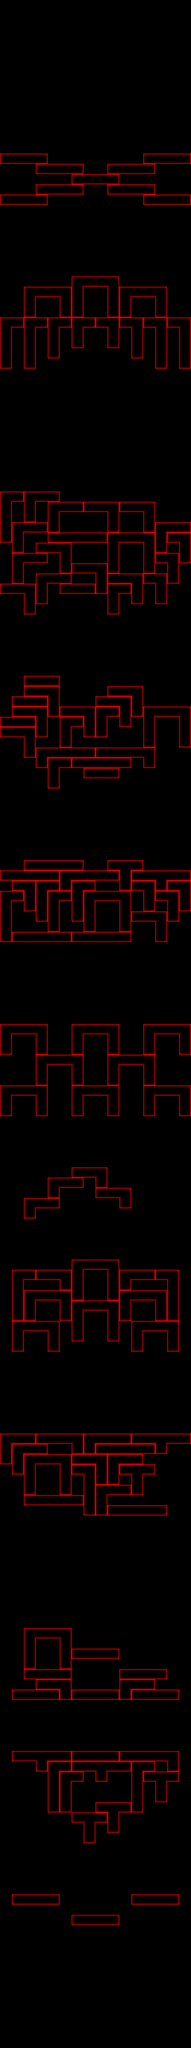

Rendered tile map (Tiled .tmx) drawn with the repository's tilesets; below, a short description and the full map source, tile grids included:
An orthogonal 16x200 tile map with 28x24 px tiles, 1 tile layer (Tile Layer 1).

<map version="1.0" orientation="orthogonal" width="16" height="200" tilewidth="28" tileheight="24">
 <properties>
  <property name="background" value="back.bmp" />
  <property name="speed" value="0.6" />
 </properties>
 <tileset firstgid="1" name="tileset_rs" tilewidth="28" tileheight="24" spacing="1" margin="1">
  <image source="tileset_rs.bmp" trans="ff0080" width="407" height="76" />
 </tileset>
 <layer name="Tile Layer 1" width="16" height="200">
  <data encoding="csv">
0,0,0,0,0,0,0,0,0,0,0,0,0,0,0,0,
0,0,0,0,0,0,0,0,0,0,0,0,0,0,0,0,
0,0,0,0,0,0,0,0,0,0,0,0,0,0,0,0,
0,0,0,0,0,0,0,0,0,0,0,0,0,0,0,0,
0,0,0,0,0,0,0,0,0,0,0,0,0,0,0,0,
0,0,0,0,0,0,0,0,0,0,0,0,0,0,0,0,
0,0,0,0,0,0,0,0,0,0,0,0,0,0,0,0,
0,0,0,0,0,0,0,0,0,0,0,0,0,0,0,0,
0,0,0,0,0,0,0,0,0,0,0,0,0,0,0,0,
0,0,0,0,0,0,0,0,0,0,0,0,0,0,0,0,
0,0,0,0,0,0,0,0,0,0,0,0,0,0,0,0,
0,0,0,0,0,0,0,0,0,0,0,0,0,0,0,0,
0,0,0,0,0,0,0,0,0,0,0,0,0,0,0,0,
0,0,0,0,0,0,0,0,0,0,0,0,0,0,0,0,
0,0,0,0,0,0,0,0,0,0,0,0,0,0,0,0,
27,33,33,28,0,0,0,0,0,0,0,0,27,33,33,28,
0,0,0,27,33,33,28,0,0,27,33,33,28,0,0,0,
0,0,0,0,0,0,27,33,33,28,0,0,0,0,0,0,
0,0,0,27,33,33,28,0,0,27,33,33,28,0,0,0,
27,33,33,28,0,0,0,0,0,0,0,0,27,33,33,28,
0,0,0,0,0,0,0,0,0,0,0,0,0,0,0,0,
0,0,0,0,0,0,0,0,0,0,0,0,0,0,0,0,
0,0,0,0,0,0,0,0,0,0,0,0,0,0,0,0,
0,0,0,0,0,0,0,0,0,0,0,0,0,0,0,0,
0,0,0,0,0,0,0,0,0,0,0,0,0,0,0,0,
0,0,0,0,0,0,0,0,0,0,0,0,0,0,0,0,
0,0,0,0,0,0,0,0,0,0,0,0,0,0,0,0,
0,0,0,0,0,0,4,33,33,5,0,0,0,0,0,0,
0,0,4,33,33,5,32,0,0,32,4,33,33,5,0,0,
0,0,32,0,0,32,32,0,0,32,32,0,0,32,0,0,
0,0,14,0,0,14,14,0,0,14,14,0,0,14,0,0,
4,28,4,28,4,28,4,28,27,5,27,5,27,5,27,5,
32,0,32,0,32,0,32,0,0,32,0,32,0,32,0,32,
32,0,32,0,32,0,14,0,0,14,0,32,0,32,0,32,
32,0,32,0,14,0,0,0,0,0,0,14,0,32,0,32,
14,0,14,0,0,0,0,0,0,0,0,0,0,14,0,14,
0,0,0,0,0,0,0,0,0,0,0,0,0,0,0,0,
0,0,0,0,0,0,0,0,0,0,0,0,0,0,0,0,
0,0,0,0,0,0,0,0,0,0,0,0,0,0,0,0,
0,0,0,0,0,0,0,0,0,0,0,0,0,0,0,0,
0,0,0,0,0,0,0,0,0,0,0,0,0,0,0,0,
0,0,0,0,0,0,0,0,0,0,0,0,0,0,0,0,
0,0,0,0,0,0,0,0,0,0,0,0,0,0,0,0,
0,0,0,0,0,0,0,0,0,0,0,0,0,0,0,0,
0,0,0,0,0,0,0,0,0,0,0,0,0,0,0,0,
0,0,0,0,0,0,0,0,0,0,0,0,0,0,0,0,
0,0,0,0,0,0,0,0,0,0,0,0,0,0,0,0,
0,0,0,0,0,0,0,0,0,0,0,0,0,0,0,0,
4,28,4,33,28,0,0,0,0,0,0,0,0,0,0,0,
32,0,32,0,4,33,28,27,33,5,27,33,5,0,0,0,
32,0,14,0,32,0,0,0,0,32,0,0,32,0,0,0,
32,4,33,28,14,0,0,0,0,14,0,0,14,4,33,28,
14,32,0,0,27,33,33,33,28,4,33,33,5,32,27,5,
0,14,0,27,33,5,0,0,0,32,0,0,32,14,0,32,
0,4,33,28,0,32,0,0,0,32,0,0,32,27,5,14,
0,32,0,0,0,14,27,33,5,14,0,0,14,0,32,0,
0,14,0,4,33,28,0,0,32,27,33,5,27,5,14,0,
27,33,5,32,0,27,33,28,14,4,28,32,0,32,0,0,
0,0,32,14,0,0,0,0,0,32,0,14,0,14,0,0,
0,0,14,0,0,0,0,0,0,14,0,0,0,0,0,0,
0,0,0,0,0,0,0,0,0,0,0,0,0,0,0,0,
0,0,0,0,0,0,0,0,0,0,0,0,0,0,0,0,
0,0,0,0,0,0,0,0,0,0,0,0,0,0,0,0,
0,0,0,0,0,0,0,0,0,0,0,0,0,0,0,0,
0,0,0,0,0,0,0,0,0,0,0,0,0,0,0,0,
0,0,0,0,0,0,0,0,0,0,0,0,0,0,0,0,
0,0,27,33,28,0,0,0,0,0,0,0,0,0,0,0,
0,0,27,33,5,0,0,0,0,27,33,5,0,0,0,0,
0,27,33,28,32,0,0,0,27,33,5,32,0,0,0,0,
0,27,33,5,14,27,33,5,4,28,32,14,4,33,33,5,
27,33,28,32,0,4,28,32,32,0,14,0,32,0,0,32,
27,33,5,14,0,32,0,14,14,0,0,0,32,0,0,32,
0,0,32,0,0,14,0,0,0,0,0,0,14,0,0,14,
0,0,14,4,33,33,33,28,27,33,33,33,5,0,0,0,
0,0,0,14,4,28,27,33,33,33,28,0,14,0,0,0,
0,0,0,0,32,0,0,27,33,28,0,0,0,0,0,0,
0,0,0,0,14,0,0,0,0,0,0,0,0,0,0,0,
0,0,0,0,0,0,0,0,0,0,0,0,0,0,0,0,
0,0,0,0,0,0,0,0,0,0,0,0,0,0,0,0,
0,0,0,0,0,0,0,0,0,0,0,0,0,0,0,0,
0,0,0,0,0,0,0,0,0,0,0,0,0,0,0,0,
0,0,0,0,0,0,0,0,0,0,0,0,0,0,0,0,
0,0,0,0,0,0,0,0,0,0,0,0,0,0,0,0,
0,0,0,0,0,0,0,0,0,0,0,0,0,0,0,0,
0,0,27,33,33,33,28,0,0,27,9,28,0,0,0,0,
27,33,33,33,28,4,33,33,33,28,32,27,33,9,33,28,
0,27,5,4,28,14,4,28,0,0,14,27,5,14,27,5,
4,28,32,32,4,28,32,4,33,33,5,0,32,27,5,32,
32,0,14,32,32,0,32,32,0,0,32,0,14,0,32,14,
32,0,0,14,32,0,14,32,0,0,32,27,33,5,14,0,
32,0,0,0,14,0,0,14,0,0,14,0,0,32,0,0,
14,27,33,33,33,28,27,33,33,33,28,0,0,14,0,0,
0,0,0,0,0,0,0,0,0,0,0,0,0,0,0,0,
0,0,0,0,0,0,0,0,0,0,0,0,0,0,0,0,
0,0,0,0,0,0,0,0,0,0,0,0,0,0,0,0,
0,0,0,0,0,0,0,0,0,0,0,0,0,0,0,0,
0,0,0,0,0,0,0,0,0,0,0,0,0,0,0,0,
0,0,0,0,0,0,0,0,0,0,0,0,0,0,0,0,
0,0,0,0,0,0,0,0,0,0,0,0,0,0,0,0,
0,0,0,0,0,0,0,0,0,0,0,0,0,0,0,0,
4,33,33,5,0,0,4,33,33,5,0,0,4,33,33,5,
32,0,0,32,0,0,32,0,0,32,0,0,32,0,0,32,
14,0,0,14,0,0,14,0,0,14,0,0,14,0,0,14,
0,0,0,4,33,33,5,0,0,4,33,33,5,0,0,0,
0,0,0,32,0,0,32,0,0,32,0,0,32,0,0,0,
0,0,0,14,0,0,14,0,0,14,0,0,14,0,0,0,
4,33,33,5,0,0,4,33,33,5,0,0,4,33,33,5,
32,0,0,32,0,0,32,0,0,32,0,0,32,0,0,32,
14,0,0,14,0,0,14,0,0,14,0,0,14,0,0,14,
0,0,0,0,0,0,0,0,0,0,0,0,0,0,0,0,
0,0,0,0,0,0,0,0,0,0,0,0,0,0,0,0,
0,0,0,0,0,0,0,0,0,0,0,0,0,0,0,0,
0,0,0,0,0,0,0,0,0,0,0,0,0,0,0,0,
0,0,0,0,0,0,0,0,0,0,0,0,0,0,0,0,
0,0,0,0,0,0,27,33,5,0,0,0,0,0,0,0,
0,0,0,0,4,33,28,0,14,0,0,0,0,0,0,0,
0,0,0,0,14,0,0,0,27,33,5,0,0,0,0,0,
0,0,4,33,28,0,0,0,0,0,14,0,0,0,0,0,
0,0,14,0,0,0,0,0,0,0,0,0,0,0,0,0,
0,0,0,0,0,0,0,0,0,0,0,0,0,0,0,0,
0,0,0,0,0,0,0,0,0,0,0,0,0,0,0,0,
0,0,0,0,0,0,0,0,0,0,0,0,0,0,0,0,
0,0,0,0,0,0,0,0,0,0,0,0,0,0,0,0,
0,0,0,0,0,0,4,33,33,5,0,0,0,0,0,0,
0,4,28,27,33,5,32,0,0,32,4,33,28,27,5,0,
0,32,0,0,0,14,32,0,0,32,14,0,0,0,32,0,
0,32,4,33,33,5,14,0,0,14,4,33,33,5,32,0,
0,32,32,0,0,32,4,33,33,5,32,0,0,32,32,0,
0,14,14,0,0,14,32,0,0,32,14,0,0,14,14,0,
0,4,33,33,5,0,32,0,0,32,0,4,33,33,5,0,
0,32,0,0,32,0,14,0,0,14,0,32,0,0,32,0,
0,14,0,0,14,0,0,0,0,0,0,14,0,0,14,0,
0,0,0,0,0,0,0,0,0,0,0,0,0,0,0,0,
0,0,0,0,0,0,0,0,0,0,0,0,0,0,0,0,
0,0,0,0,0,0,0,0,0,0,0,0,0,0,0,0,
0,0,0,0,0,0,0,0,0,0,0,0,0,0,0,0,
0,0,0,0,0,0,0,0,0,0,0,0,0,0,0,0,
0,0,0,0,0,0,0,0,0,0,0,0,0,0,0,0,
0,0,0,0,0,0,0,0,0,0,0,0,0,0,0,0,
0,0,0,0,0,0,0,0,0,0,0,0,0,0,0,0,
4,33,28,27,33,33,5,4,33,33,28,27,33,9,33,28,
32,4,33,28,0,0,14,14,27,33,33,33,28,14,0,0,
14,32,4,33,33,5,27,33,5,4,33,28,0,0,0,0,
0,14,32,0,0,32,27,5,32,32,27,9,28,0,0,0,
0,0,32,0,0,32,0,32,14,14,0,32,0,0,0,0,
0,0,14,0,0,14,0,32,4,33,28,14,0,0,0,0,
0,0,27,33,33,33,28,32,32,0,0,0,0,0,0,0,
0,0,0,0,0,0,0,14,14,27,33,33,33,28,0,0,
0,0,0,0,0,0,0,0,0,0,0,0,0,0,0,0,
0,0,0,0,0,0,0,0,0,0,0,0,0,0,0,0,
0,0,0,0,0,0,0,0,0,0,0,0,0,0,0,0,
0,0,0,0,0,0,0,0,0,0,0,0,0,0,0,0,
0,0,0,0,0,0,0,0,0,0,0,0,0,0,0,0,
0,0,0,0,0,0,0,0,0,0,0,0,0,0,0,0,
0,0,0,0,0,0,0,0,0,0,0,0,0,0,0,0,
0,0,0,0,0,0,0,0,0,0,0,0,0,0,0,0,
0,0,0,0,0,0,0,0,0,0,0,0,0,0,0,0,
0,0,0,0,0,0,0,0,0,0,0,0,0,0,0,0,
0,0,0,0,0,0,0,0,0,0,0,0,0,0,0,0,
0,0,4,33,33,5,0,0,0,0,0,0,0,0,0,0,
0,0,32,0,0,32,0,0,0,0,0,0,0,0,0,0,
0,0,32,0,0,32,27,33,33,28,0,0,0,0,0,0,
0,0,14,0,0,14,0,0,0,0,0,0,0,0,0,0,
0,0,27,33,33,28,0,0,0,0,27,33,33,28,0,0,
0,0,0,27,33,5,0,0,0,0,4,33,28,0,0,0,
0,27,33,33,28,14,27,33,33,28,14,27,33,33,28,0,
0,0,0,0,0,0,0,0,0,0,0,0,0,0,0,0,
0,0,0,0,0,0,0,0,0,0,0,0,0,0,0,0,
0,0,0,0,0,0,0,0,0,0,0,0,0,0,0,0,
0,0,0,0,0,0,0,0,0,0,0,0,0,0,0,0,
0,0,0,0,0,0,0,0,0,0,0,0,0,0,0,0,
0,27,33,9,33,28,27,33,33,28,27,33,33,33,5,0,
0,0,0,14,4,28,27,33,9,33,28,4,28,0,14,0,
0,0,0,0,32,4,28,0,14,0,0,32,27,9,28,0,
0,0,0,0,32,32,0,0,0,0,0,32,0,32,0,0,
0,0,0,0,32,32,0,0,0,0,0,32,0,14,0,0,
0,0,0,0,14,14,0,0,27,9,28,14,0,0,0,0,
0,0,0,0,0,0,27,9,28,32,0,0,0,0,0,0,
0,0,0,0,0,0,0,32,0,14,0,0,0,0,0,0,
0,0,0,0,0,0,0,14,0,0,0,0,0,0,0,0,
0,0,0,0,0,0,0,0,0,0,0,0,0,0,0,0,
0,0,0,0,0,0,0,0,0,0,0,0,0,0,0,0,
0,0,0,0,0,0,0,0,0,0,0,0,0,0,0,0,
0,0,0,0,0,0,0,0,0,0,0,0,0,0,0,0,
0,0,0,0,0,0,0,0,0,0,0,0,0,0,0,0,
0,27,33,33,28,0,0,0,0,0,0,27,33,33,28,0,
0,0,0,0,0,0,0,0,0,0,0,0,0,0,0,0,
0,0,0,0,0,0,27,33,33,28,0,0,0,0,0,0,
0,0,0,0,0,0,0,0,0,0,0,0,0,0,0,0,
0,0,0,0,0,0,0,0,0,0,0,0,0,0,0,0,
0,0,0,0,0,0,0,0,0,0,0,0,0,0,0,0,
0,0,0,0,0,0,0,0,0,0,0,0,0,0,0,0,
0,0,0,0,0,0,0,0,0,0,0,0,0,0,0,0,
0,0,0,0,0,0,0,0,0,0,0,0,0,0,0,0,
0,0,0,0,0,0,0,0,0,0,0,0,0,0,0,0,
0,0,0,0,0,0,0,0,0,0,0,0,0,0,0,0,
0,0,0,0,0,0,0,0,0,0,0,0,0,0,0,0,
0,0,0,0,0,0,0,0,0,0,0,0,0,0,0,0,
0,0,0,0,0,0,0,0,0,0,0,0,0,0,0,0,
0,0,0,0,0,0,0,0,0,0,0,0,0,0,0,0
</data>
 </layer>
</map>
